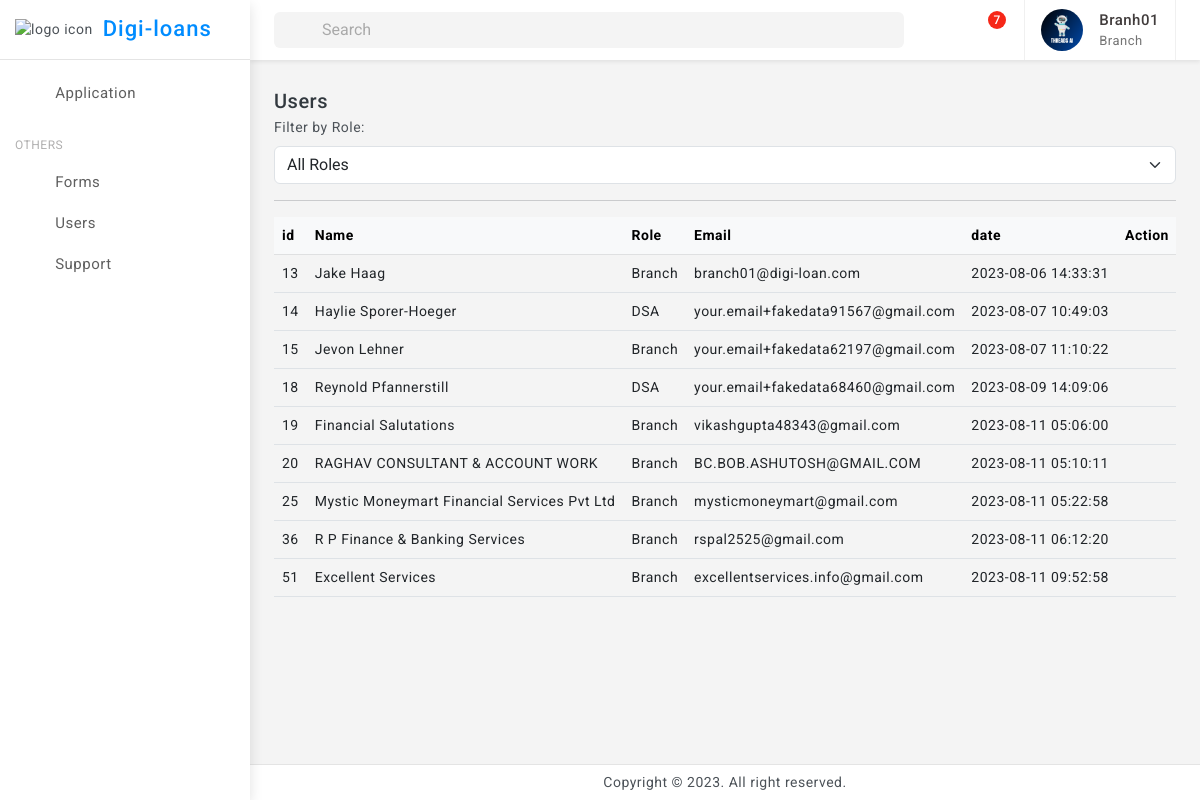
Page /users (signed in) on the committed database.
### tables this page shows
CREATE TABLE Roles (
                role_id INTEGER PRIMARY KEY,
                role_name TEXT NOT NULL,
                created_time TIMESTAMP DEFAULT CURRENT_TIMESTAMP,
                updated_time TIMESTAMP DEFAULT CURRENT_TIMESTAMP
            );

CREATE TABLE "Users" (
	"user_id"	INTEGER,
	"email"	TEXT NOT NULL,
	"password"	TEXT NOT NULL,
	"role_id"	INTEGER,
	"full_name"	TEXT,
	"date_of_birth"	TEXT,
	"address"	TEXT,
	"phone_number"	TEXT,
	"created_time"	TIMESTAMP DEFAULT CURRENT_TIMESTAMP,
	"updated_time"	TIMESTAMP DEFAULT CURRENT_TIMESTAMP,
	"approved"	INTEGER,
	"createdBy"	INTEGER,
	"branchBy"	INTEGER,
	PRIMARY KEY("user_id"),
	FOREIGN KEY("branchBy") REFERENCES "Users"("user_id")
);

### flask_app.py (the view)
@app.route('/users')
def admin_users():
    user_id=session["user"][0]
    role_id=session["role"][0]
    if(role_id==1):
        users = get_users_super_admin()
    elif (role_id==2):
        users=get_users_sub_admin()
    elif (role_id==3):
        users=get_branch_users_branchdBy(user_id)
    final_users = [tuple(user) + (get_role(user[3])[1],get_user_image(user[0],),user_documentdb.get_user_document_by_id(user[0])) for user in users]
    print(final_users)
    return render_template("users_list.html",users=final_users)

### databse/db_service.py (called while the page is built)
def connect_db():
    return sqlite3.connect('databse/digi_loans.db')

def get_role(role_id):
    conn = connect_db()
    cursor = conn.cursor()
    try:
        cursor.execute('SELECT * FROM Roles WHERE role_id = ?', (role_id,))
        role = cursor.fetchone()
        conn.close()
        return role
    except sqlite3.Error as e:
        print("Error getting role:", e)
        conn.close()
        return None

def get_user_image(user_id):
    try:
        conn = connect_db()
        cursor = conn.cursor()
        cursor.execute('SELECT * FROM UserProfile WHERE user_id = ?', (user_id,))
        result = cursor.fetchone()  # Fetch one row, assuming you want to retrieve a single user's image data
        conn.commit()
        print("got image result for ",user_id," : ",result)
        return result  # Return the fetched result
    except sqlite3.Error as e:
        print("Error get_user_image:", e)
        if conn:
            conn.rollback()
        return None  # Return None to indicate an error

def get_branch_users_branchdBy(branch_id):
    conn = connect_db()
    cursor = conn.cursor()
    try:
        cursor.execute('''
            SELECT * FROM Users WHERE role_id > 2 AND branchBy = ?
        ''', (branch_id,))
        users = cursor.fetchall()
        conn.close()
        return users
    except sqlite3.Error as e:
        print("Error get_branch_users_branchdBy :", e)
        conn.close()
        return None

### databse/user_document.py (called while the page is built)
def get_user_document_by_id(user_id):
    connection = db.connect_db()
    cursor = connection.cursor()
    try:
        cursor.execute("SELECT * FROM UserDocument WHERE user_id=?", (user_id,))
        return cursor.fetchone()
    except Exception as e:
        print("Error retrieving user document:", e)
    finally:
        connection.close()

### templates/users_list.html (shortened to what this page needs)
{% extends 'base.html' %}
{% block content %}
<div class="page-wrapper">
    <div class="page-content">
        <div class="card-body">
            <div class="d-flex align-items-center">
                <div>
                    <h5 class="mb-0">Users</h5>
                </div>
                <div class="font-22 ms-auto"><i class="bx bx-dots-horizontal-rounded"></i></div>
            </div>
            <div class="ms-auto">
                <label for="roleFilter" class="form-label">Filter by Role:</label>
                <select id="roleFilter" class="form-select">
                    <option value="">All Roles</option>
                </select>
            </div>
            <hr>
            <div class="table-responsive">
                <table class="table align-middle mb-0">
                    <thead class="table-light">
                        <tr>
                            <th>id</th>
                            <th>Name</th>
                            <th>Role</th>
                            <th>Email</th>
                            <th>date</th>
                            <th>Action</th>
                        </tr>
                    </thead>
                    <tbody>
                        {% for user in users %}
                        <tr class="user-row">
                            <td>{{ user[0] }}</td>
                            <td>{{ user[4] }}</td>
                            <td class="role-cell">{{ user[13] }}</td>
                            <td>{{ user[1] }}</td>
                            <td>{{ user[8] }}</td>
                            <td>
                            </td>
                        </tr>
                        {% endfor %}
                    </tbody>
                </table>
            </div>
        </div>
    </div>
</div>
{% endblock %}

### templates/base.html (shortened to what this page needs)
<!doctype html>
<html lang="en">
<head>
	<link href="{{ url_for('static', filename='assets/plugins/vectormap/jquery-jvectormap-2.0.2.css') }}" rel="stylesheet"/>
	<link href="{{ url_for('static', filename='assets/plugins/simplebar/css/simplebar.css') }}" rel="stylesheet" />
	<link href="{{ url_for('static', filename='assets/plugins/perfect-scrollbar/css/perfect-scrollbar.css') }}" rel="stylesheet" />
	<link href="{{ url_for('static', filename='assets/plugins/metismenu/css/metisMenu.min.css') }}" rel="stylesheet"/>
	<link href="{{ url_for('static', filename='assets/plugins/datatable/css/dataTables.bootstrap5.min.css') }}" rel="stylesheet" />
	<link href="{{ url_for('static', filename='assets/css/pace.min.css') }}" rel="stylesheet"/>
	<link href="{{ url_for('static', filename='assets/css/bootstrap.min.css') }}" rel="stylesheet">
	<link href="{{ url_for('static', filename='assets/css/bootstrap-extended.css') }}" rel="stylesheet">
	<link href="{{ url_for('static', filename='assets/css/app.css') }}" rel="stylesheet">
	<link href="{{ url_for('static', filename='assets/css/icons.css') }}" rel="stylesheet">
	<link rel="stylesheet" href="{{ url_for('static', filename='assets/css/dark-theme.css') }}"/>
	<link rel="stylesheet" href="{{ url_for('static', filename='assets/css/semi-dark.css') }}"/>
	<link rel="stylesheet" href="{{ url_for('static', filename='assets/css/header-colors.css') }}"/>
</head>
<body>
	<div class="wrapper">
		<div class="sidebar-wrapper" data-simplebar="true">
			<div class="sidebar-header">
				<div>
					<img src="{{ url_for('static', filename='assets/images/logo-icon.png') }}" class="logo-icon" alt="logo icon">
				</div>
				<div>
					<h4 class="logo-text">Digi-loans</h4>
				</div>
				<div class="toggle-icon ms-auto"><i class='bx bx-arrow-back'></i>
				</div>
			 </div>
			<ul class="metismenu" id="menu">
				<li>
					<a href="{{ url_for('all_applications') }}" >
						<div class="parent-icon"><i class="bx bx-category"></i>
						</div>
						<div class="menu-title">Application</div>
					</a>
				</li>
				<li class="menu-label">Others</li>
				<li>
					<a href="{{ url_for('admin_forms') }}" >
						<div class="parent-icon"><i class='bx bx-cookie'></i>
						</div>
						<div class="menu-title">Forms</div>
					</a>
				</li>
				<li>
					<a href="{{ url_for('admin_users') }}" >
						<div class="parent-icon"><i class='bx bx-user'></i>
						</div>
						<div class="menu-title">Users</div>
					</a>
				</li>
				<li>
					<a href="http://digi-loans.com/" target="_blank">
						<div class="parent-icon"><i class="bx bx-support"></i>
						</div>
						<div class="menu-title">Support</div>
					</a>
				</li>
			</ul>
		</div>
		<header>
			<div class="topbar d-flex align-items-center">
				<nav class="navbar navbar-expand gap-3">
					  <div class="position-relative search-bar d-lg-block d-none" data-bs-toggle="modal" data-bs-target="#SearchModal">
						<input class="form-control px-5" disabled type="search" placeholder="Search">
						<span class="position-absolute top-50 search-show ms-3 translate-middle-y start-0 top-50 fs-5"><i class='bx bx-search'></i></span>
					  </div>
					  <div class="top-menu ms-auto">
						<ul class="navbar-nav align-items-center gap-1">
							<li class="nav-item dark-mode d-none d-sm-flex">
								<a class="nav-link dark-mode-icon" href="javascript:;"><i class='bx bx-moon'></i>
								</a>
							</li>
							<li class="nav-item dropdown dropdown-large">
								<a class="nav-link dropdown-toggle dropdown-toggle-nocaret position-relative" href="#" data-bs-toggle="dropdown"><span class="alert-count">7</span>
									<i class='bx bx-bell'></i>
								</a>
							</li>
						</ul>
					</div>
					<div class="user-box dropdown px-3">
						<a class="d-flex align-items-center nav-link dropdown-toggle gap-3 dropdown-toggle-nocaret" href="#" role="button" data-bs-toggle="dropdown" aria-expanded="false">
							{% if session['image'] %}
							<img src="{{ url_for('static', filename=session['image'][2]) }}" class="user-img" alt="user avatar">
							{% endif %}
							<div class="user-info">
								<p class="user-name mb-0">{{session['user'][4]}}</p>
								<p class="designattion mb-0">{{session['role'][1]}}</p>
							</div>
						</a>
					</div>
				</nav>
			</div>
		</header>
		{% block content %}{% endblock %}
		<footer class="page-footer">
			<p class="mb-0">Copyright © 2023. All right reserved.</p>
		</footer>
	</div>
</body>
</html>

### static/assets/css/app.css (style rules this page uses)
body { font-size: 14px; color: #4c5258; letter-spacing: .5px; background: #f4f4f4; overflow-x: hidden; font-family: Roboto, sans-serif }
a { text-decoration: none }
.wrapper { width: 100%; position: relative }
.sidebar-wrapper { width: 250px; height: 100%; position: fixed; top: 0; bottom: 0; left: 0; background: #fff; border-right: 0 solid #e4e4e4; z-index: 11; box-shadow: 0 .3rem .8rem rgba(0, 0, 0, .12); transition: all .2s ease-out }
.sidebar-header { width: 250px; height: 60px; display: flex; align-items: center; position: fixed; top: 0; bottom: 0; padding: 0 15px; z-index: 5; background: #fff; background-clip: padding-box; border-bottom: 1px solid #e4e4e4 }
.logo-icon { width: 30px }
.logo-text { font-size: 22px; margin-left: 10px; margin-bottom: 0; letter-spacing: 1px; color: #008cff; }
.toggle-icon { font-size: 22px; cursor: pointer; color: #008cff }
.topbar { position: fixed; top: 0; left: 250px; right: 0; height: 60px; background: #fff; border-bottom: 1px solid rgb(228 228 228 / 0%); z-index: 10; -webkit-box-shadow: 0 .125rem .25rem rgba(0, 0, 0, .075); box-shadow: 0 .125rem .25rem rgba(0, 0, 0, .075); }
.topbar .navbar { width: 100%; height: 60px; padding-left: 1.5rem; padding-right: 1.5rem; }
.page-wrapper { height: 100%; margin-top: 60px; margin-bottom: 30px; margin-left: 250px }
.page-content { padding: 1.5rem 1.5rem 0.7rem 1.5rem }
.page-footer { background: #fff; left: 250px; right: 0; bottom: 0; position: fixed; text-align: center; padding: 7px; font-size: 14px; border-top: 1px solid #e4e4e4; z-index: 3 }
.sidebar-wrapper ul { padding: 0; margin: 0; list-style: none; background: 0 0 }
.sidebar-wrapper .metismenu { background: 0 0; display: -webkit-box; display: -ms-flexbox; display: flex; padding: 10px; margin-top: 60px; -webkit-box-orient: vertical; -webkit-box-direction: normal; -ms-flex-direction: column; flex-direction: column }
.sidebar-wrapper .metismenu li+li { margin-top: 5px }
.sidebar-wrapper .metismenu li:first-child { margin-top: 5px }
.sidebar-wrapper .metismenu li:last-child { margin-bottom: 5px }
.sidebar-wrapper .metismenu>li { display: -webkit-box; display: -ms-flexbox; display: flex; -webkit-box-orient: vertical; -webkit-box-direction: normal; -ms-flex-direction: column; flex-direction: column; position: relative }
.sidebar-wrapper .metismenu a { position: relative; display: flex; align-items: center; justify-content: left; padding: 6px 16px; font-size: 15px; color: #5f5f5f; outline-width: 0; text-overflow: ellipsis; overflow: hidden; letter-spacing: .5px; border-radius: 0.25rem; transition: all .3s ease-out }
.sidebar-wrapper .metismenu a .parent-icon { font-size: 24px; line-height: 1 }
.sidebar-wrapper .metismenu a .menu-title { margin-left: 10px }
.menu-label { padding: 20px 15px 5px 5px; color: #b0afaf; text-transform: uppercase; font-size: 12px; letter-spacing: .5px }
.font-22 { font-size: 22px }
input::placeholder { color: #000!important; opacity: .3!important }
.topbar .navbar .navbar-nav .nav-item { display: flex; align-items: center; justify-content: center; width: auto; height: 60px; }
.topbar .navbar .navbar-nav .nav-link { color: #212529; font-size: 22px; border-radius: 50%; display: flex; align-items: center; justify-content: center; width: 42px; height: 42px; transition: 0.3s cubic-bezier(0.075, 0.82, 0.165, 1); }
.dropdown-toggle-nocaret:after { display: none }
.alert-count { position: absolute; top: 2px; left: 22px; width: 18px; height: 18px; display: flex; align-items: center; justify-content: center; border-radius: 50%; font-size: 12px; font-weight: 500; color: #fff; background: #f62718 }
.user-img { width: 42px; height: 42px; border-radius: 50%; border: 0 solid #e5e5e5; padding: 0; }
.user-info .user-name { font-size: 15px; font-weight: 500; color: #413c3c }
.user-info .designattion { font-size: 13px; color: #747474 }
.user-box { display: flex; align-items: center; height: 60px; border-left: 1px solid #f0f0f0; border-right: 1px solid #f0f0f0; }
.dropdown-large { position: relative }
.search-bar { width: 100%; cursor: pointer; }
.search-bar input[disabled] { cursor: pointer; background-color: #f4f4f4; border: 0; }

### rows in the picture
Roles: role_name "Branch", role_name "Branch" "Branch" "Branch" "Branch" "Branch" "Branch" "Branch"
Users: full_name "Jake Haag", email "branch01@digi-loan.com", created_time "2023-08-06 14:33:31"
Users: full_name "Haylie Sporer-Hoeger", email "your.email+fakedata91567@gmail.com", created_time "2023-08-07 10:49:03"
Roles: role_name "DSA" "DSA"
Users: full_name "Jevon Lehner", email "your.email+fakedata62197@gmail.com", created_time "2023-08-07 11:10:22"
Users: full_name "Reynold Pfannerstill", email "your.email+fakedata68460@gmail.com", created_time "2023-08-09 14:09:06"
Users: full_name "Financial Salutations", email "vikashgupta48343@gmail.com", created_time "2023-08-11 05:06:00"
Users: full_name "RAGHAV CONSULTANT & ACCOUNT WORK", email "BC.BOB.ASHUTOSH@GMAIL.COM", created_time "2023-08-11 05:10:11"
Users: full_name "Mystic Moneymart Financial Services Pvt Ltd", email "mysticmoneymart@gmail.com", created_time "2023-08-11 05:22:58"
Users: full_name "R P Finance & Banking Services", email "rspal2525@gmail.com", created_time "2023-08-11 06:12:20"
Users: full_name "Excellent Services", email "excellentservices.info@gmail.com", created_time "2023-08-11 09:52:58"

### other values in the picture
{{ session['user'][4] }} "Branh01"
{{ user[0] }} "13" "14" "15" "18" "19" "20" "25" "36" "51"
